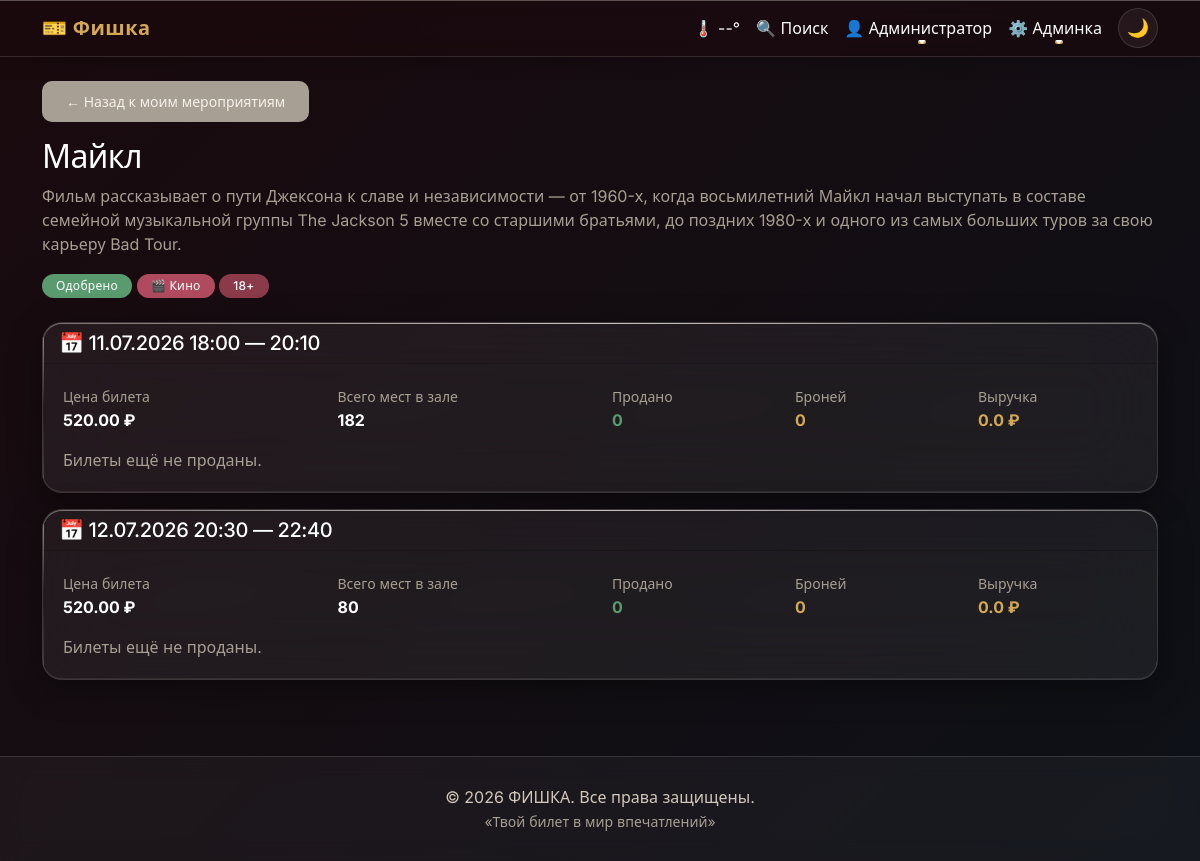
Page /my-events/1 (signed in) on the committed database.
### moduls/user.py (models this page shows, shortened)
class User(UserMixin, Base):
    __tablename__ = "users"
    id = Column(Integer, primary_key=True, index=True)
    email = Column(String(255), nullable=False, unique=True, index=True)
    password_hash = Column(String(255), nullable=False)
    full_name = Column(String(255), nullable=False)
    phone = Column(String(20))
    role = Column(String(20), default="user")
    is_active = Column(Boolean, default=True)
    created_at = Column(DateTime, server_default=func.now())
    updated_at = Column(DateTime, onupdate=func.now())
    tickets = relationship("Ticket", back_populates="user", cascade="all, delete-orphan")
    reviews = relationship("Review", back_populates="user", cascade="all, delete-orphan")
    favorites = relationship("Favorite", back_populates="user", cascade="all, delete-orphan")

### moduls/event.py (models this page shows)
class Event(Base):
    __tablename__ = "events"
    id = Column(Integer, primary_key=True, index=True)
    venue_id = Column(Integer, ForeignKey("venues.id", ondelete="CASCADE"), nullable=False)
    user_id = Column(Integer, ForeignKey("users.id", ondelete="SET NULL"), nullable=True)   # кто создал
    title = Column(String(255), nullable=False)
    description = Column(Text)
    category = Column(String(50), nullable=False)
    poster_url = Column(String(500))
    duration_minutes = Column(Integer)
    age_restriction = Column(Integer, default=0)
    status = Column(Enum(EventStatus), default=EventStatus.PENDING, nullable=False)
    created_at = Column(DateTime, server_default=func.now())
    venue = relationship("Venue", back_populates="events")
    creator = relationship("User", foreign_keys=[user_id], backref="created_events")   # кто создал мероприятие
    sessions = relationship("Session", back_populates="event", cascade="all, delete-orphan")
    reviews = relationship("Review", back_populates="event", cascade="all, delete-orphan")
    favorited_by = relationship("Favorite", back_populates="event", cascade="all, delete-orphan")   # ← добавить

### moduls/session.py (models this page shows, shortened)
class Session(Base):
    __tablename__ = "sessions"
    id = Column(Integer, primary_key=True, index=True)
    event_id = Column(Integer, ForeignKey("events.id", ondelete="CASCADE"), nullable=False)
    hall_id = Column(Integer, ForeignKey("halls.id", ondelete="CASCADE"), nullable=False)
    start_time = Column(DateTime, nullable=False)
    end_time = Column(DateTime, nullable=False)
    base_price = Column(Numeric(10, 2), nullable=False)
    is_cancelled = Column(Boolean, default=False)
    created_at = Column(DateTime, server_default=func.now())
    event = relationship("Event", back_populates="sessions")
    tickets = relationship("Ticket", back_populates="session", cascade="all, delete-orphan")
    hall = relationship("Hall", back_populates="sessions")
    __table_args__ = (
        Index('idx_sessions_start_time', 'start_time'),
        Index('idx_sessions_event_id', 'event_id'),
        Index('idx_sessions_hall_id', 'hall_id'),
    )

### app/routes/user_events.py (the view)
@bp.route('/<int:event_id>')
@login_required
def detail(event_id):
    db = get_db()
    event = db.query(Event).get(event_id)
    if not event or event.user_id != current_user.id:
        flash('Мероприятие не найдено.', 'danger')
        return redirect(url_for('user_events.list_events'))
    sessions = db.query(Session).filter_by(event_id=event.id).order_by(Session.start_time).all()
    session_stats = []
    for s in sessions:
        total_seats = db.query(Seat).filter_by(hall_id=s.hall_id, is_active=True).count()
        paid = db.query(Ticket).filter_by(session_id=s.id, status='paid').count()
        pending = db.query(Ticket).filter_by(session_id=s.id, status='pending').count()
        revenue = db.query(func.coalesce(func.sum(Ticket.price_paid), 0)).filter(
            Ticket.session_id == s.id, Ticket.status == 'paid'
        ).scalar()
        tickets = db.query(Ticket).filter_by(session_id=s.id).order_by(Ticket.created_at.desc()).all()
        for t in tickets:
            t.buyer = db.query(User).get(t.user_id)
            t.seat_info = db.query(Seat).get(t.seat_id)
        session_stats.append({
            'session': s,
            'total_seats': total_seats,
            'paid': paid,
            'pending': pending,
            'revenue': float(revenue),
            'tickets': tickets
        })
    return render_template('user_events/detail.html', event=event, session_stats=session_stats)

### app/database.py (called while the page is built)
def get_db():
    if 'db' not in g:
        from flask import current_app
        db_url = current_app.config['SQLALCHEMY_DATABASE_URI']
        SessionLocal, _ = init_db(db_url)
        g.db = SessionLocal()
    return g.db

### moduls/__init__.py (called while the page is built)
def init_db(database_url="sqlite:///booking.db"):
    engine = create_engine(database_url, echo=True)
    Base.metadata.create_all(engine)
    SessionLocal = sessionmaker(autocommit=False, autoflush=False, bind=engine)
    return SessionLocal, engine

### app/templates/user_events/detail.html (shortened to what this page needs)
{% extends 'base.html' %}
{% block content %}
<a href="{{ url_for('user_events.list_events') }}" class="btn btn-sm btn-secondary mb-3">← Назад к моим мероприятиям</a>
<div class="event-info-card mb-4">
    <div class="info">
        <h2>{{ event.title }}</h2>
        <p class="text-muted">{{ event.description }}</p>
        <p>
            {% if event.status.value == 'approved' %}
                <span class="badge bg-success">Одобрено</span>
            {% elif event.status.value == 'pending' %}
                <span class="badge bg-warning">На модерации</span>
            {% elif event.status.value == 'rejected' %}
                <span class="badge bg-danger">Отклонено</span>
            {% endif %}
            <span class="badge bg-info">{{ {'movie':'🎬 Кино','theater':'🎭 Театр','concert':'🎶 Концерт','sport':'🏆 Спорт','exhibition':'🖼️ Выставка'}.get(event.category, event.category) }}</span>
            {% if event.age_restriction and event.age_restriction > 0 %}
                <span class="badge" style="background: var(--burgundy);">{{ event.age_restriction }}+</span>
            {% endif %}
        </p>
    </div>
</div>
{% for s in session_stats %}
{% set ses = s.session %}
<div class="card mb-3">
    <div class="card-header">
        <h5 class="mb-0">📅 {{ ses.start_time|datetime }} — {{ ses.end_time|datetime('%H:%M') }}</h5>
    </div>
    <div class="card-body">
        <div class="row mb-3">
            <div class="col-md-3">
                <small class="text-muted">Цена билета</small><br>
                <strong>{{ ses.base_price }} ₽</strong>
            </div>
            <div class="col-md-3">
                <small class="text-muted">Всего мест в зале</small><br>
                <strong>{{ s.total_seats }}</strong>
            </div>
            <div class="col-md-2">
                <small class="text-muted">Продано</small><br>
                <strong style="color: var(--status-paid);">{{ s.paid }}</strong>
            </div>
            <div class="col-md-2">
                <small class="text-muted">Броней</small><br>
                <strong style="color: var(--gold);">{{ s.pending }}</strong>
            </div>
            <div class="col-md-2">
                <small class="text-muted">Выручка</small><br>
                <strong style="color: var(--gold);">{{ s.revenue }} ₽</strong>
            </div>
        </div>
        {% if s.tickets %}
        <table class="table table-sm">
            <thead>
                <tr>
                    <th>Покупатель</th>
                    <th>Место</th>
                    <th>Цена</th>
                    <th>Статус</th>
                    <th>Дата покупки</th>
                </tr>
            </thead>
            <tbody>
                {% for t in s.tickets %}
                <tr>
                    <td>{{ t.buyer.full_name if t.buyer else '—' }}<br><small class="text-muted">{{ t.buyer.email if t.buyer else '' }}</small></td>
                    <td>Ряд {{ t.seat_info.row_number if t.seat_info else '?' }}, Место {{ t.seat_info.seat_number if t.seat_info else '?' }}</td>
                    <td>{{ t.price_paid }} ₽</td>
                    <td>
                        {% if t.status == 'paid' %}
                            <span class="status-paid">Оплачен</span>
                        {% elif t.status == 'pending' %}
                            <span class="status-pending">Бронь</span>
                        {% elif t.status == 'cancelled' %}
                            <span class="status-cancelled">Отменён</span>
                        {% else %}
                            <span class="status-expired">{{ t.status }}</span>
                        {% endif %}
                    </td>
                    <td>{{ t.paid_at|datetime if t.paid_at else '—' }}</td>
                </tr>
                {% endfor %}
            </tbody>
        </table>
        {% else %}
        <p class="text-muted mb-0">Билеты ещё не проданы.</p>
        {% endif %}
    </div>
</div>
{% endfor %}
{% endblock %}

### app/templates/base.html (shortened to what this page needs)
<!DOCTYPE html>
<html lang="ru" data-theme="dark">
<head>
    <link href="https://cdn.jsdelivr.net/npm/bootstrap@5.3.0/dist/css/bootstrap.min.css" rel="stylesheet">
    <link rel="stylesheet" href="{{ url_for('static', filename='css/style.css') }}">
</head>
<body>
    <nav class="navbar navbar-expand-lg navbar-glass">
        <div class="container">
            <a class="navbar-brand" href="{{ url_for('index') }}">🎫 Фишка</a>
            <div class="collapse navbar-collapse" id="navbarNav">
                <ul class="navbar-nav ms-auto">
                    <li class="nav-item">
                        <a href="{{ url_for('weather.weather_page') }}" class="nav-link weather-nav-link" id="weatherWidget">
                            <span class="weather-icon">🌡</span>
                            <span class="weather-temp">--°</span>
                        </a>
                    </li>
                    <li class="nav-item">
                        <a class="nav-link" href="{{ url_for('events.search') }}">🔍 Поиск</a>
                    </li>
                </ul>
                <ul class="navbar-nav align-items-center">
                    {% if current_user.is_authenticated %}
                        <li class="nav-item dropdown">
                            <a class="nav-link dropdown-toggle" href="#" id="userDropdown" role="button" data-bs-toggle="dropdown">
                                👤 {{ current_user.full_name }}
                            </a>
                        </li>
                       {% if current_user.role == 'admin' %}
                            <li class="nav-item dropdown">
                                <a class="nav-link dropdown-toggle" href="#" role="button" data-bs-toggle="dropdown">
                                    ⚙️ Админка
                                </a>
                            </li>
                        {% endif %}
                    {% endif %}
                    <li class="nav-item ms-2">
                        <button class="theme-toggle" id="themeToggle" aria-label="Переключить тему">
                            <span id="themeIcon">🌙</span>
                        </button>
                    </li>
                </ul>
            </div>
        </div>
    </nav>
    <main class="container mt-4">
        {% block content %}{% endblock %}
    </main>
    <footer class="footer">
        <div class="container">
            <p class="mb-0">© 2026 ФИШКА. Все права защищены.</p>
            <small>«Твой билет в мир впечатлений»</small>
        </div>
    </footer>
</body>
</html>

### rows in the picture
User: full_name "Администратор"
Event: title "Майкл", description "Фильм рассказывает о пути Джексона к славе и независимости — от 1960-х, когда восьмилетний Майкл начал выступать в составе семейной музыкальной группы The Jackson 5 вместе со старшими братьями, до поздних 1980-х и одного из самых больших туров за свою карьеру Bad Tour.", category "🎬 Кино", age_restriction "18"

### other values in the picture
{{ ses.start_time|datetime }} "11.07.2026 18:00" "12.07.2026 20:30"
{{ ses.end_time|datetime('%H:%M') }} "20:10" "22:40"
{{ ses.base_price }} "520.00" "520.00"
{{ s.total_seats }} "182" "80"
{{ s.paid }} "0" "0"
{{ s.pending }} "0" "0"
{{ s.revenue }} "0.0" "0.0"
